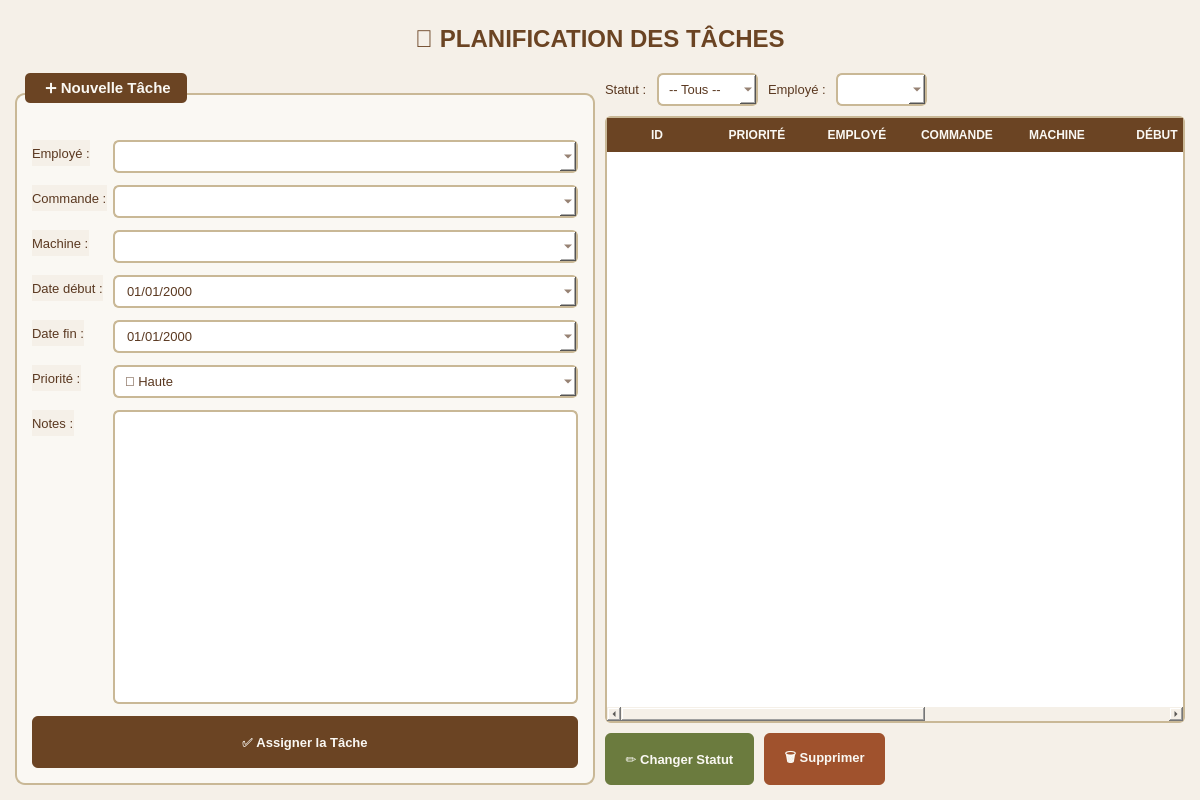
<?xml version="1.0" encoding="UTF-8"?>
<ui version="4.0">
 <class>PlanificationWidget</class>
 <widget class="QWidget" name="PlanificationWidget">
  <property name="geometry"><rect><x>0</x><y>0</y><width>1200</width><height>800</height></rect></property>
  <property name="styleSheet">
   <string notr="true">
QWidget { background-color: #F5F0E8; }
QPushButton { background-color: #6B4423; color: #FAF8F3; border: none; padding: 10px 20px; border-radius: 6px; font-weight: 600; font-size: 10pt; min-height: 32px; }
QPushButton:hover { background-color: #8B6F47; }
QPushButton#btnSupprimer { background-color: #A0522D; }
QPushButton#btnModifierStatut { background-color: #6B7B3E; }
QGroupBox { background-color: #FAF8F3; border: 2px solid #C9B896; border-radius: 10px; margin-top: 20px; padding-top: 20px; font-weight: 600; font-size: 11pt; color: #6B4423; }
QGroupBox::title { subcontrol-origin: margin; subcontrol-position: top left; padding: 6px 14px; background-color: #6B4423; color: #FAF8F3; border-radius: 5px; left: 10px; }
QLabel { color: #5A3820; font-size: 10pt; }
QLineEdit, QComboBox, QDateEdit, QTextEdit { background-color: #FFFFFF; border: 2px solid #C9B896; border-radius: 6px; padding: 6px 10px; font-size: 10pt; color: #5A3820; }
QTableWidget { background-color: #FFFFFF; alternate-background-color: #FAF8F3; border: 2px solid #C9B896; gridline-color: #E8DCC4; font-size: 9pt; border-radius: 6px; }
QTableWidget::item:selected { background-color: #9B8B5B; color: #FAF8F3; }
QHeaderView::section { background-color: #6B4423; color: #FAF8F3; padding: 8px 6px; border: none; font-weight: 700; font-size: 9pt; }
   </string>
  </property>
  <layout class="QVBoxLayout" name="mainLayout">
   <property name="spacing"><number>10</number></property>
   <property name="leftMargin"><number>15</number></property>
   <property name="topMargin"><number>15</number></property>
   <property name="rightMargin"><number>15</number></property>
   <property name="bottomMargin"><number>15</number></property>

   <!-- Header -->
   <item>
    <widget class="QLabel" name="lblTitre">
     <property name="text"><string>📅 PLANIFICATION DES TÂCHES</string></property>
     <property name="styleSheet"><string>font-size: 18pt; font-weight: 700; color: #6B4423; padding: 10px;</string></property>
     <property name="alignment"><set>Qt::AlignCenter</set></property>
    </widget>
   </item>

   <item>
    <layout class="QHBoxLayout" name="mainHLayout">

     <!-- Formulaire ajout -->
     <item>
      <widget class="QGroupBox" name="groupAjouter">
       <property name="title"><string> ➕ Nouvelle Tâche</string></property>
       <property name="maximumWidth"><number>360</number></property>
       <layout class="QFormLayout" name="formLayout">
        <property name="leftMargin"><number>15</number></property>
        <property name="topMargin"><number>25</number></property>
        <property name="rightMargin"><number>15</number></property>
        <property name="bottomMargin"><number>15</number></property>
        <property name="verticalSpacing"><number>12</number></property>

        <item row="0" column="0"><widget class="QLabel"><property name="text"><string>Employé :</string></property></widget></item>
        <item row="0" column="1"><widget class="QComboBox" name="comboEmploye"><property name="minimumWidth"><number>200</number></property></widget></item>

        <item row="1" column="0"><widget class="QLabel"><property name="text"><string>Commande :</string></property></widget></item>
        <item row="1" column="1"><widget class="QComboBox" name="comboCommande"><property name="minimumWidth"><number>200</number></property></widget></item>

        <item row="2" column="0"><widget class="QLabel"><property name="text"><string>Machine :</string></property></widget></item>
        <item row="2" column="1"><widget class="QComboBox" name="comboMachine"><property name="minimumWidth"><number>200</number></property></widget></item>

        <item row="3" column="0"><widget class="QLabel"><property name="text"><string>Date début :</string></property></widget></item>
        <item row="3" column="1"><widget class="QDateEdit" name="dateDebut"><property name="calendarPopup"><bool>true</bool></property><property name="displayFormat"><string>dd/MM/yyyy</string></property></widget></item>

        <item row="4" column="0"><widget class="QLabel"><property name="text"><string>Date fin :</string></property></widget></item>
        <item row="4" column="1"><widget class="QDateEdit" name="dateFin"><property name="calendarPopup"><bool>true</bool></property><property name="displayFormat"><string>dd/MM/yyyy</string></property></widget></item>

        <item row="5" column="0"><widget class="QLabel"><property name="text"><string>Priorité :</string></property></widget></item>
        <item row="5" column="1">
         <widget class="QComboBox" name="comboPriorite">
          <item><property name="text"><string>🔴 Haute</string></property></item>
          <item><property name="text"><string>🟡 Normale</string></property></item>
          <item><property name="text"><string>🟢 Basse</string></property></item>
         </widget>
        </item>

        <item row="6" column="0"><widget class="QLabel"><property name="text"><string>Notes :</string></property></widget></item>
        <item row="6" column="1"><widget class="QTextEdit" name="txtNotes"><property name="maximumHeight"><number>70</number></property></widget></item>

        <item row="7" column="0" colspan="2">
         <widget class="QPushButton" name="btnAjouter">
          <property name="text"><string>✅ Assigner la Tâche</string></property>
         </widget>
        </item>
       </layout>
      </widget>
     </item>

     <!-- Liste des tâches -->
     <item>
      <layout class="QVBoxLayout" name="listeLayout">

       <!-- Filtres -->
       <item>
        <layout class="QHBoxLayout" name="filtresLayout">
         <item><widget class="QLabel"><property name="text"><string>Statut :</string></property></widget></item>
         <item>
          <widget class="QComboBox" name="comboFiltreStatut">
           <item><property name="text"><string>-- Tous --</string></property></item>
           <item><property name="text"><string>En attente</string></property></item>
           <item><property name="text"><string>En cours</string></property></item>
           <item><property name="text"><string>Terminee</string></property></item>
           <item><property name="text"><string>En retard</string></property></item>
          </widget>
         </item>
         <item><widget class="QLabel"><property name="text"><string>Employé :</string></property></widget></item>
         <item><widget class="QComboBox" name="comboFiltreEmploye"><property name="minimumWidth"><number>160</number></property></widget></item>
         <item><spacer><property name="orientation"><enum>Qt::Horizontal</enum></property><property name="sizeHint" stdset="0"><size><width>40</width><height>20</height></size></property></spacer></item>
        </layout>
       </item>

       <!-- Tableau -->
       <item>
        <widget class="QTableWidget" name="tableListeTaches">
         <property name="alternatingRowColors"><bool>true</bool></property>
         <property name="selectionBehavior"><enum>QAbstractItemView::SelectRows</enum></property>
         <property name="editTriggers"><set>QAbstractItemView::NoEditTriggers</set></property>
         <column><property name="text"><string>ID</string></property></column>
         <column><property name="text"><string>PRIORITÉ</string></property></column>
         <column><property name="text"><string>EMPLOYÉ</string></property></column>
         <column><property name="text"><string>COMMANDE</string></property></column>
         <column><property name="text"><string>MACHINE</string></property></column>
         <column><property name="text"><string>DÉBUT</string></property></column>
         <column><property name="text"><string>FIN</string></property></column>
         <column><property name="text"><string>STATUT</string></property></column>
         <column><property name="text"><string>NOTES</string></property></column>
        </widget>
       </item>

       <!-- Boutons actions -->
       <item>
        <layout class="QHBoxLayout" name="actionsLayout">
         <item><widget class="QPushButton" name="btnModifierStatut"><property name="text"><string>✏️ Changer Statut</string></property></widget></item>
         <item><widget class="QPushButton" name="btnSupprimer"><property name="text"><string>🗑️ Supprimer</string></property></widget></item>
         <item><spacer><property name="orientation"><enum>Qt::Horizontal</enum></property><property name="sizeHint" stdset="0"><size><width>40</width><height>20</height></size></property></spacer></item>
        </layout>
       </item>

      </layout>
     </item>

    </layout>
   </item>
  </layout>
 </widget>
 <resources/>
 <connections/>
</ui>
